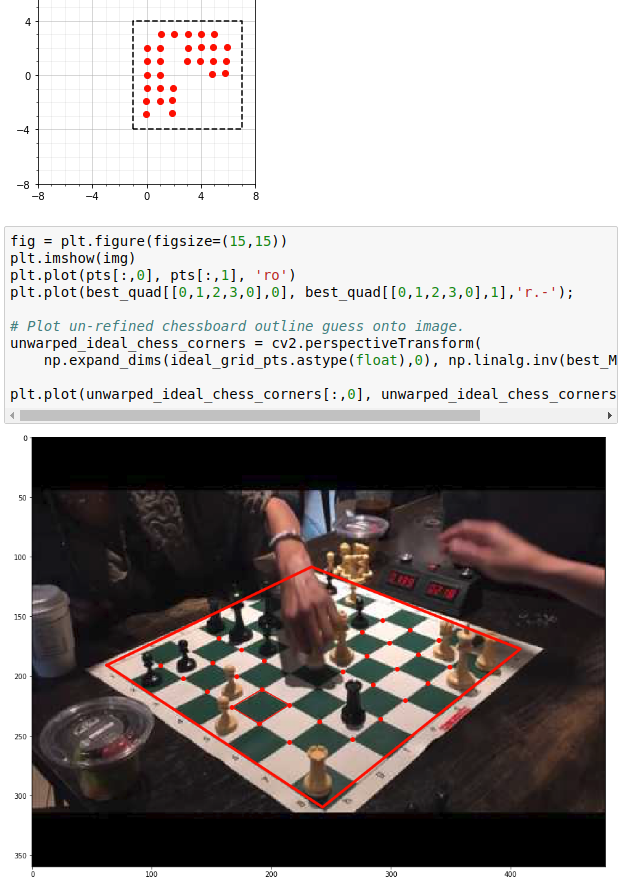
#> input picture example_unity_grid.png, 628 x 896 px
$ python -i line_intersection.py   (imports and definitions only)   (older library calls are emulated)
#> lines starting #> are read from the running program, lines starting #| are printed output that depends on the picture
import PIL.Image
import cv2
import numpy as np
import itertools

# Calculate intersections
# [28 lines left out: functions line_intersect, getAllLineIntersections, prunePoints, not called in this run]


# [48 lines not run here, left out]

# [19 lines left out: function getCorners, not called in this run]

def getRectifiedChessLines(img):
    """Given a warped axis-aligned image of a chessboard, return internal line crossings"""
    # TODO: Fix awkward conversion
    # Convert RGB numpy array to image, then to grayscale image, then back to numpy array
    img_gray = np.array(PIL.Image.fromarray(img).convert('L'))
    img_gray = cv2.bilateralFilter(img_gray,15,75,75)

    # Find gradients
    sobelx = cv2.Sobel(img_gray,cv2.CV_64F,1,0,ksize=5)
    sobely = cv2.Sobel(img_gray,cv2.CV_64F,0,1,ksize=5)

    sobelx_pos = sobelx.copy()
    sobelx_pos[sobelx <= 0] = 0
    sobelx_neg = sobelx.copy()
    sobelx_neg[sobelx > 0] = 0

    sobely_pos = sobely.copy()
    sobely_pos[sobely <= 0] = 0
    sobely_neg = sobely.copy()
    sobely_neg[sobely > 0] = 0

    checker_x = np.sum(sobelx_pos, axis=0) * np.sum(-sobelx_neg, axis=0)
    checker_x = skeletonize_1d(checker_x)

    checker_y = np.sum(sobely_pos, axis=1) * np.sum(-sobely_neg, axis=1)
    checker_y = skeletonize_1d(checker_y)

    x_lines = np.argwhere(checker_x).flatten()
    y_lines = np.argwhere(checker_y).flatten()

    x_diff = np.diff(x_lines)
    y_diff = np.diff(y_lines)

    step_x_pred = np.median(x_diff)
    step_y_pred = np.median(y_diff)

    # Remove internal outlier lines that have the wrong step size
    x_good = np.ones(x_lines.shape,dtype=bool)
    y_good = np.ones(y_lines.shape,dtype=bool)

    x_good[1:] = abs(x_diff - step_x_pred) < 20
    y_good[1:] = abs(y_diff - step_y_pred) < 20

    x_keep = np.ones(x_lines.shape,dtype=bool)
    y_keep = np.ones(y_lines.shape,dtype=bool)

    for i in range(x_good.size-1):
      if ~np.any(x_good[i:i+2]):
        x_keep[i] = False
    for i in range(y_good.size-1):
      if ~np.any(y_good[i:i+2]):
        y_keep[i] = False

    x_lines = x_lines[x_keep]
    y_lines = y_lines[y_keep]

    if len(x_lines) < 7 or len(y_lines) < 7:
      return [], [], [], []

    # Select set of 7 adjacent lines with max sum score
    x_scores = np.zeros(x_lines.shape[0]-7+1)
    for i in range(0,x_lines.shape[0]-7+1):
      x_scores[i] = np.sum(checker_x[x_lines[i:i+7]])
    x_start = np.argmax(x_scores)
    strongest_x_lines = range(x_start,x_start+7)

    y_scores = np.zeros(y_lines.shape[0]-7+1)
    for i in range(0,y_lines.shape[0]-7+1):
      y_scores[i] = np.sum(checker_y[y_lines[i:i+7]])
    y_start = np.argmax(y_scores)
    strongest_y_lines = range(y_start,y_start+7)

    # TODO: Sanity check areas between lines for consistent color when choosing?

    # Choose best internal 7 chessboard lines
    lines_x = x_lines[strongest_x_lines]
    lines_y = y_lines[strongest_y_lines]

    # Add outer chessboard edges assuming consistent step size
    step_x = np.median(np.diff(lines_x))
    step_y = np.median(np.diff(lines_y))

    lines_x = np.hstack([lines_x[0]-step_x, lines_x, lines_x[-1]+step_x])
    lines_y = np.hstack([lines_y[0]-step_y, lines_y, lines_y[-1]+step_y])

    return lines_x, lines_y, step_x, step_y

def skeletonize_1d(arr, win=50):
  """return skeletonized 1d array (thin to single value, favor to the right)"""
  _arr = arr.copy() # create a copy of array to modify without destroying original
  # Go forwards
  for i in range(_arr.size-1):
    if _arr[i] == 0:
      continue
    # Will right-shift if they are the same
    if np.any(arr[i] <= arr[i+1:i+win+1]):
      _arr[i] = 0

  # Go reverse
  for i in np.arange(_arr.size-1, 0,-1):
    if _arr[i] == 0:
      continue

    if np.any(arr[max(0,i-win):i] > arr[i]):
      _arr[i] = 0
  return _arr

# [96 lines left out: functions getRectChessCorners, getOrigChessCorners, getTileImage, getTileTransform, getSegments, mergePairs and 1 more, not called in this run]

>>> import cv2
>>> picture = cv2.imread('example_unity_grid.png')
#> picture is the input picture: shape (896, 628, 3); mean B, G, R 156.5, 157.9, 162.9
>>> result = getRectifiedChessLines(picture)
#> in getRectifiedChessLines, `img_gray = cv2.bilateralFilter(img_gray,15,75,75)`:
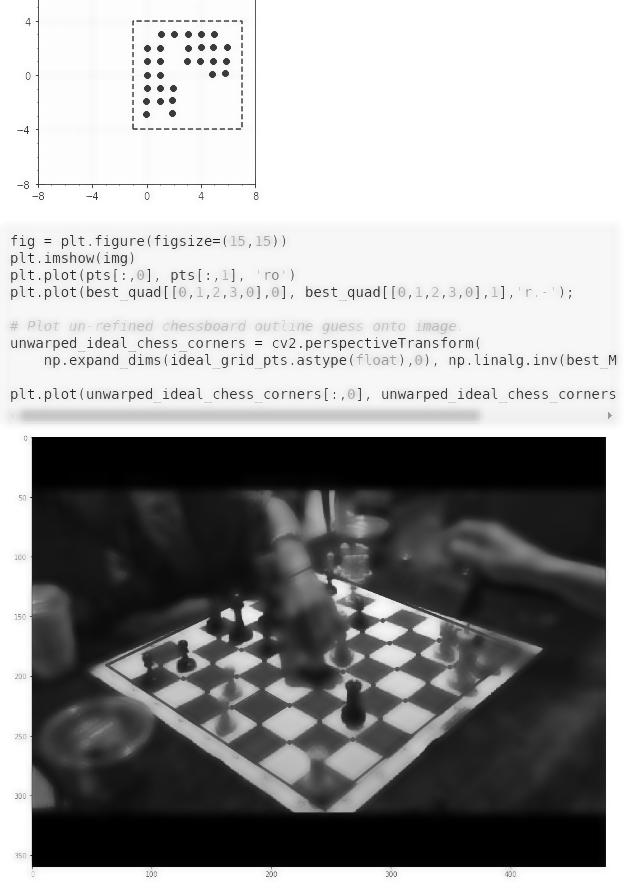
#> img_gray: shape (896, 628); min 0, max 255, mean 158.7
#> in getRectifiedChessLines, `sobelx = cv2.Sobel(img_gray,cv2.CV_64F,1,0,ksize=5)`:
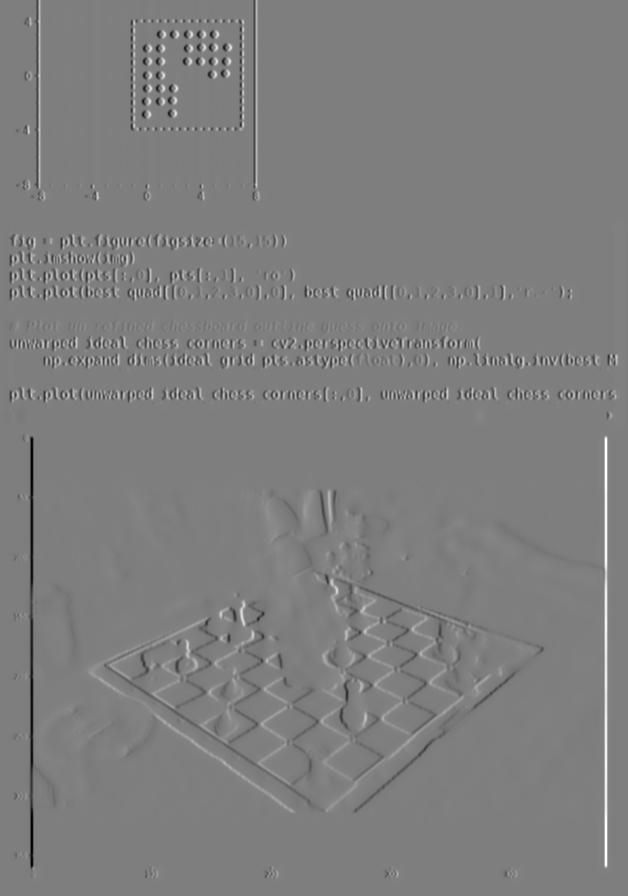
#> sobelx: shape (896, 628) float64; min -11824, max 11920, mean 0.4; drawn with min black and max white
#> in getRectifiedChessLines, `sobely = cv2.Sobel(img_gray,cv2.CV_64F,0,1,ksize=5)`:
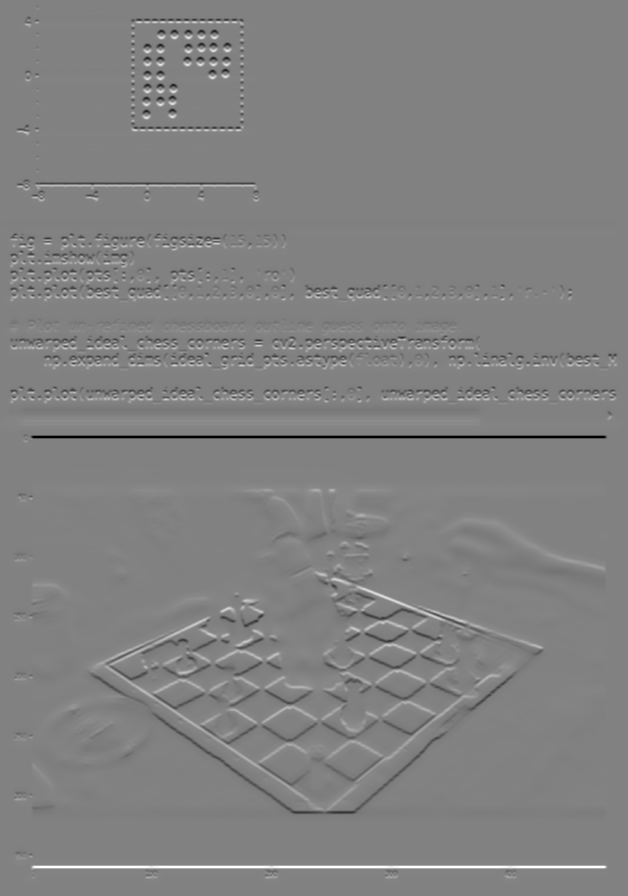
#> sobely: shape (896, 628) float64; min -12208, max 11776, mean 0.2; drawn with min black and max white
#> in getRectifiedChessLines, `sobelx_pos[sobelx <= 0] = 0`:
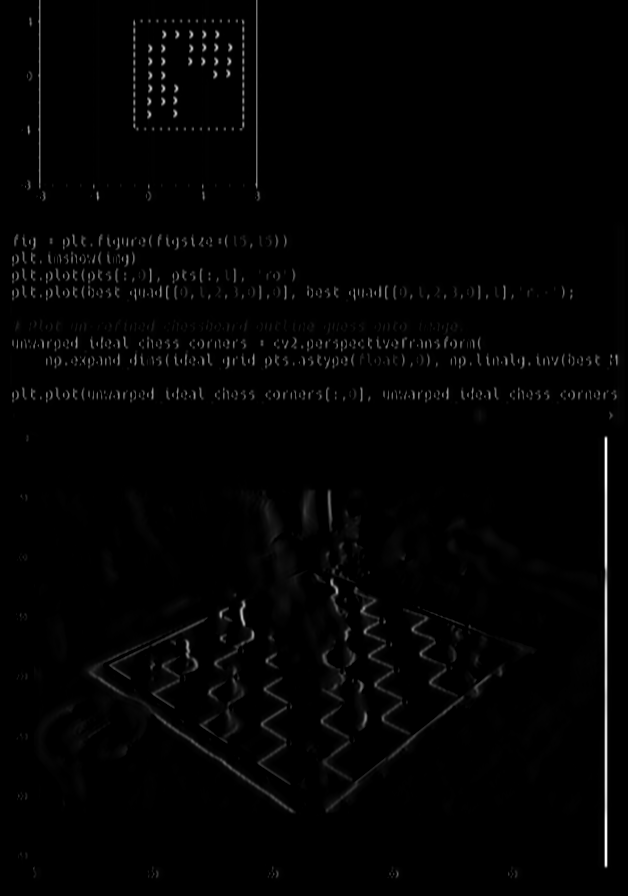
#> sobelx_pos: shape (896, 628) float64; min 0, max 11920, mean 152.7; drawn with min black and max white
#> in getRectifiedChessLines, `sobelx_neg[sobelx > 0] = 0`:
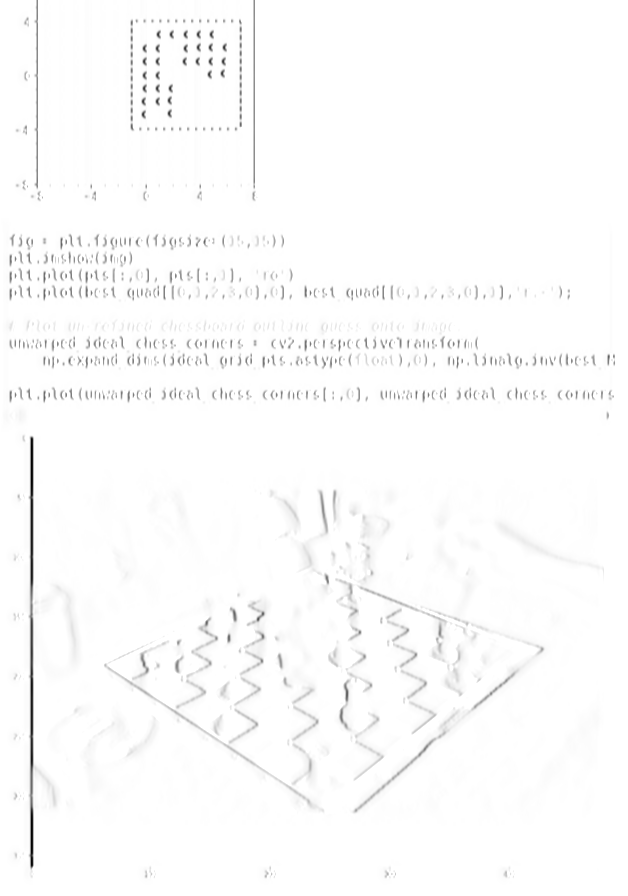
#> sobelx_neg: shape (896, 628) float64; min -11824, max 0, mean -152.3; drawn with min black and max white
#> in getRectifiedChessLines, `sobely_pos[sobely <= 0] = 0`:
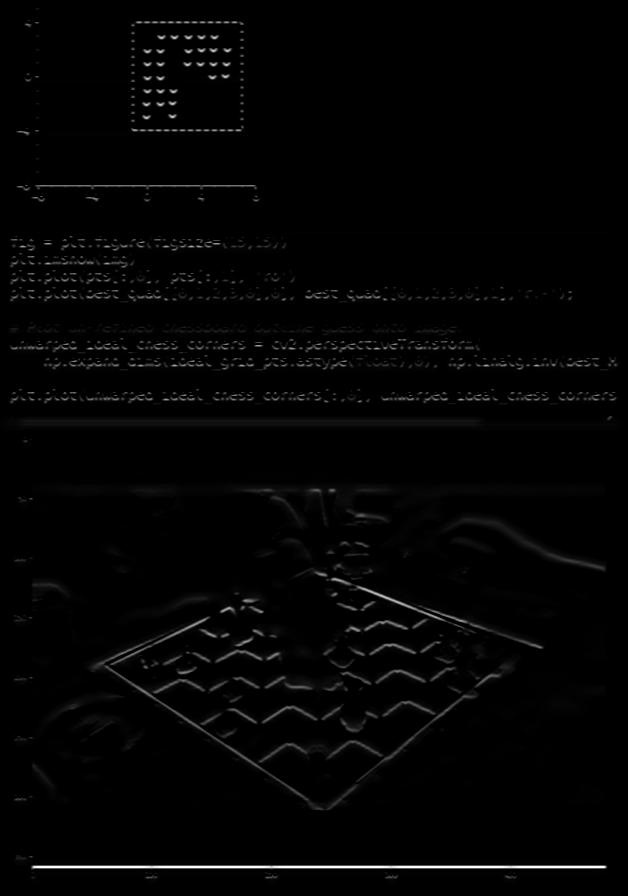
#> sobely_pos: shape (896, 628) float64; min 0, max 11776, mean 179; drawn with min black and max white
#> in getRectifiedChessLines, `sobely_neg[sobely > 0] = 0`:
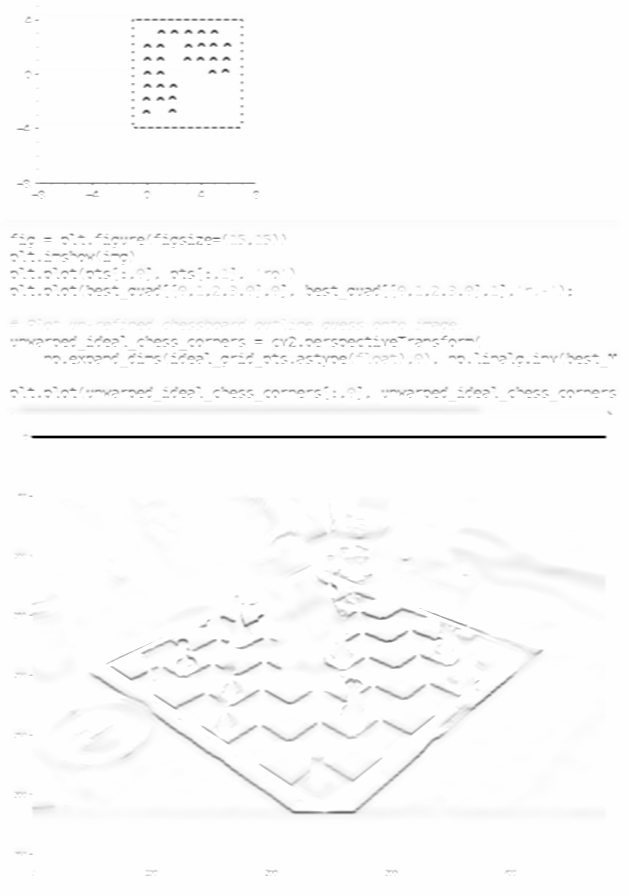
#> sobely_neg: shape (896, 628) float64; min -12208, max 0, mean -178.9; drawn with min black and max white
#> in getRectifiedChessLines, `checker_x = np.sum(sobelx_pos, axis=0) * np.sum(-sobelx_neg, axis=0)`: checker_x = 628 values, max 9.98e+11 at index 31, min 0 at index 0, mean 1.75e+10
#> in getRectifiedChessLines, `checker_x = skeletonize_1d(checker_x)`: checker_x = 628 values, max 9.98e+11 at index 31, min 0 at index 0, mean 2.25e+09
#> in getRectifiedChessLines, `checker_y = np.sum(sobely_pos, axis=1) * np.sum(-sobely_neg, axis=1)`: checker_y = 896 values, max 2.07e+11 at index 397, min 0 at index 0, mean 8.59e+09
#> in getRectifiedChessLines, `checker_y = skeletonize_1d(checker_y)`: checker_y = 896 values, max 2.07e+11 at index 397, min 0 at index 0, mean 330441123.9
#> in getRectifiedChessLines, `x_lines = np.argwhere(checker_x).flatten()`: x_lines = [31, 164, 256, 346, 476, 607]
#> in getRectifiedChessLines, `y_lines = np.argwhere(checker_y).flatten()`: y_lines = [22, 129, 185, 397, 687, 871]
#> in getRectifiedChessLines, `x_diff = np.diff(x_lines)`: x_diff = [133, 92, 90, 130, 131]
#> in getRectifiedChessLines, `y_diff = np.diff(y_lines)`: y_diff = [107, 56, 212, 290, 184]
#> in getRectifiedChessLines, `step_x_pred = np.median(x_diff)`: step_x_pred = 130
#> in getRectifiedChessLines, `step_y_pred = np.median(y_diff)`: step_y_pred = 184
#> in getRectifiedChessLines, `x_lines = x_lines[x_keep]`: x_lines = [31, 164, 346, 476, 607]
#> in getRectifiedChessLines, `y_lines = y_lines[y_keep]`: y_lines = [22, 687, 871]
#> result = ([], [], [], [])

$ run again, on find_warp_example.png
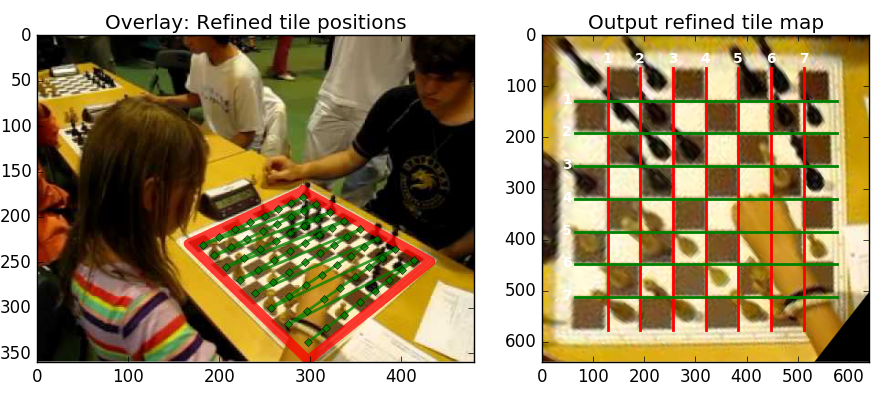
#> input picture find_warp_example.png, 883 x 398 px
#> picture is the input picture: shape (398, 883, 3); mean B, G, R 111.7, 144.6, 162
#> in getRectifiedChessLines, `sobely_pos[sobely <= 0] = 0`:
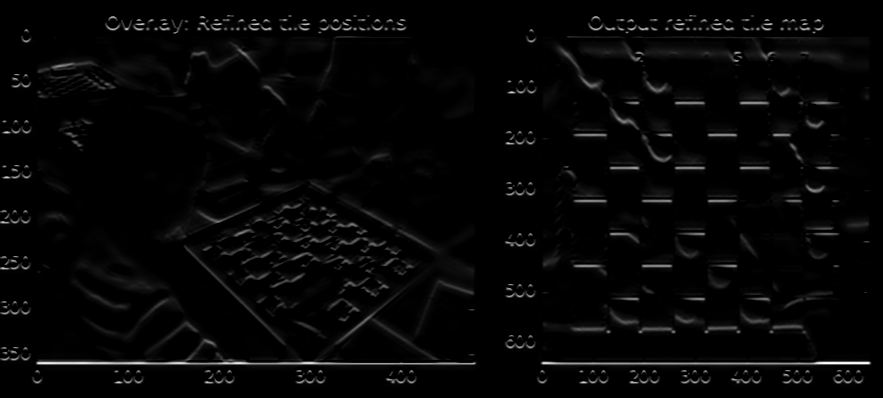
#> sobely_pos: shape (398, 883) float64; min 0, max 11392, mean 279.5; drawn with min black and max white
#> in getRectifiedChessLines, `sobely_neg[sobely > 0] = 0`:
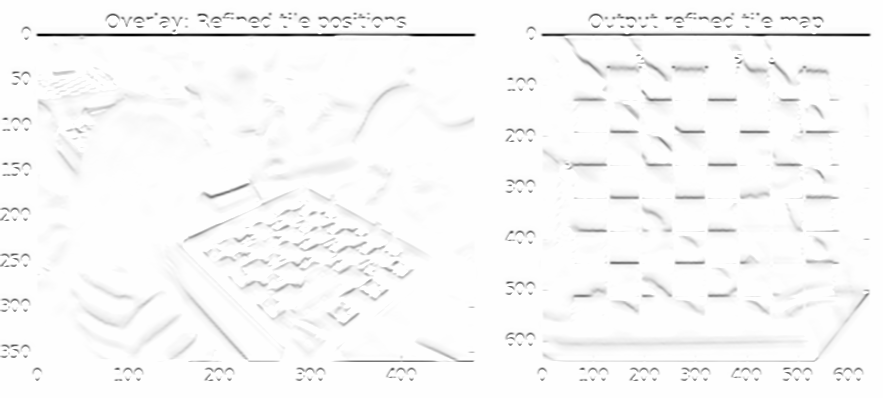
#> sobely_neg: shape (398, 883) float64; min -11856, max 0, mean -279.5; drawn with min black and max white
#> in getRectifiedChessLines, `checker_x = np.sum(sobelx_pos, axis=0) * np.sum(-sobelx_neg, axis=0)`: checker_x = 883 values, max 3.42e+11 at index 473, min 0 at index 0, mean 9.83e+09
#> in getRectifiedChessLines, `checker_x = skeletonize_1d(checker_x)`: checker_x = 883 values, max 3.42e+11 at index 473, min 0 at index 0, mean 1.22e+09
#> in getRectifiedChessLines, `checker_y = np.sum(sobely_pos, axis=1) * np.sum(-sobely_neg, axis=1)`: checker_y = 398 values, max 9.29e+11 at index 361, min 0 at index 0, mean 4.53e+10
#> in getRectifiedChessLines, `checker_y = skeletonize_1d(checker_y)`: checker_y = 398 values, max 9.29e+11 at index 361, min 0 at index 0, mean 4.38e+09
#> x_lines = [36, 205, 283, 473, 543, 607, 706, 800, 868]
#> y_lines = [19, 132, 265, 361]
#> x_diff = [169, 78, 190, 70, 64, 99, 94, 68]
#> y_diff = [113, 133, 96]
#> step_x_pred = 86
#> step_y_pred = 113
#> result = ([], [], [], [])
